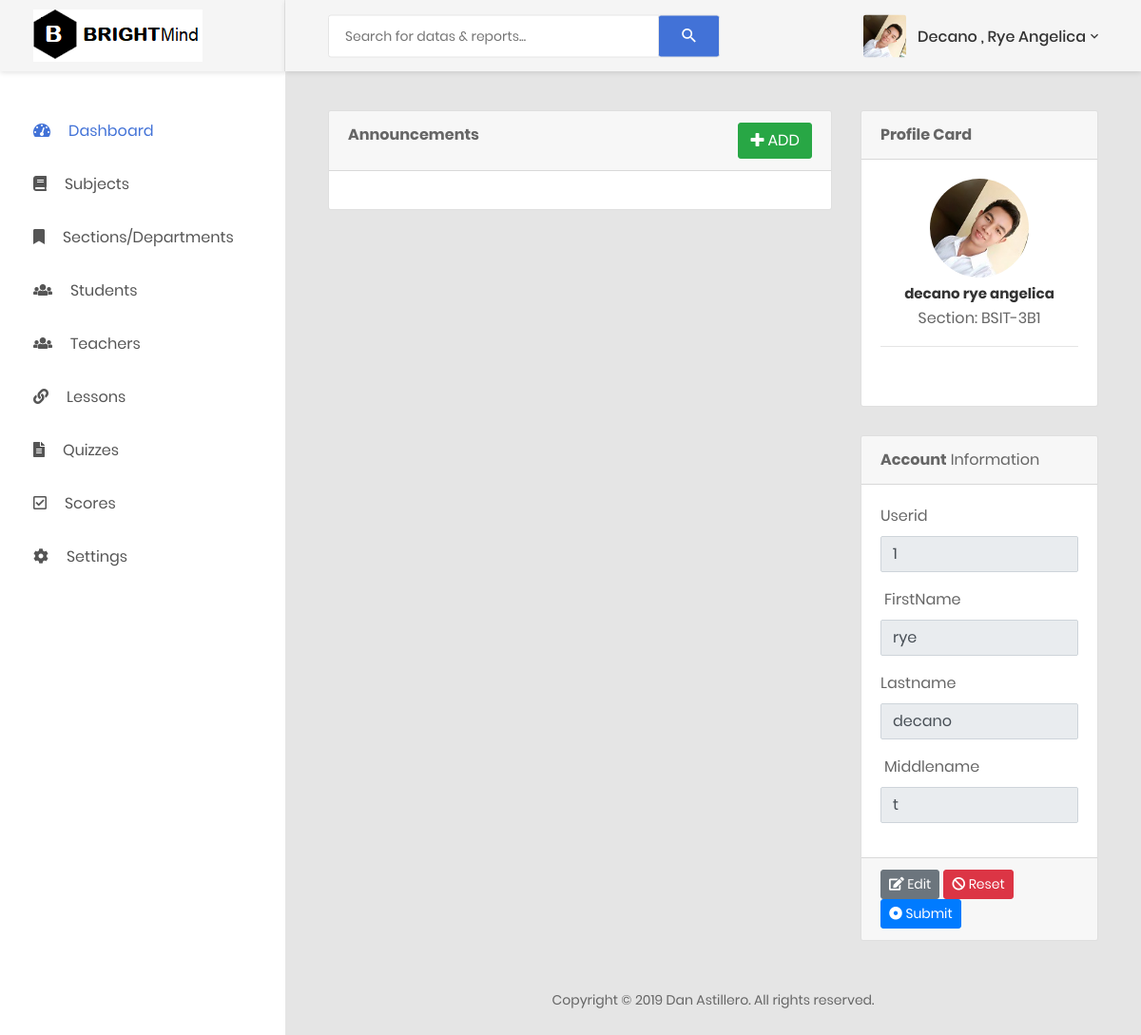
/adminindex.php (signed in), run on an earlier commit of the app's database.
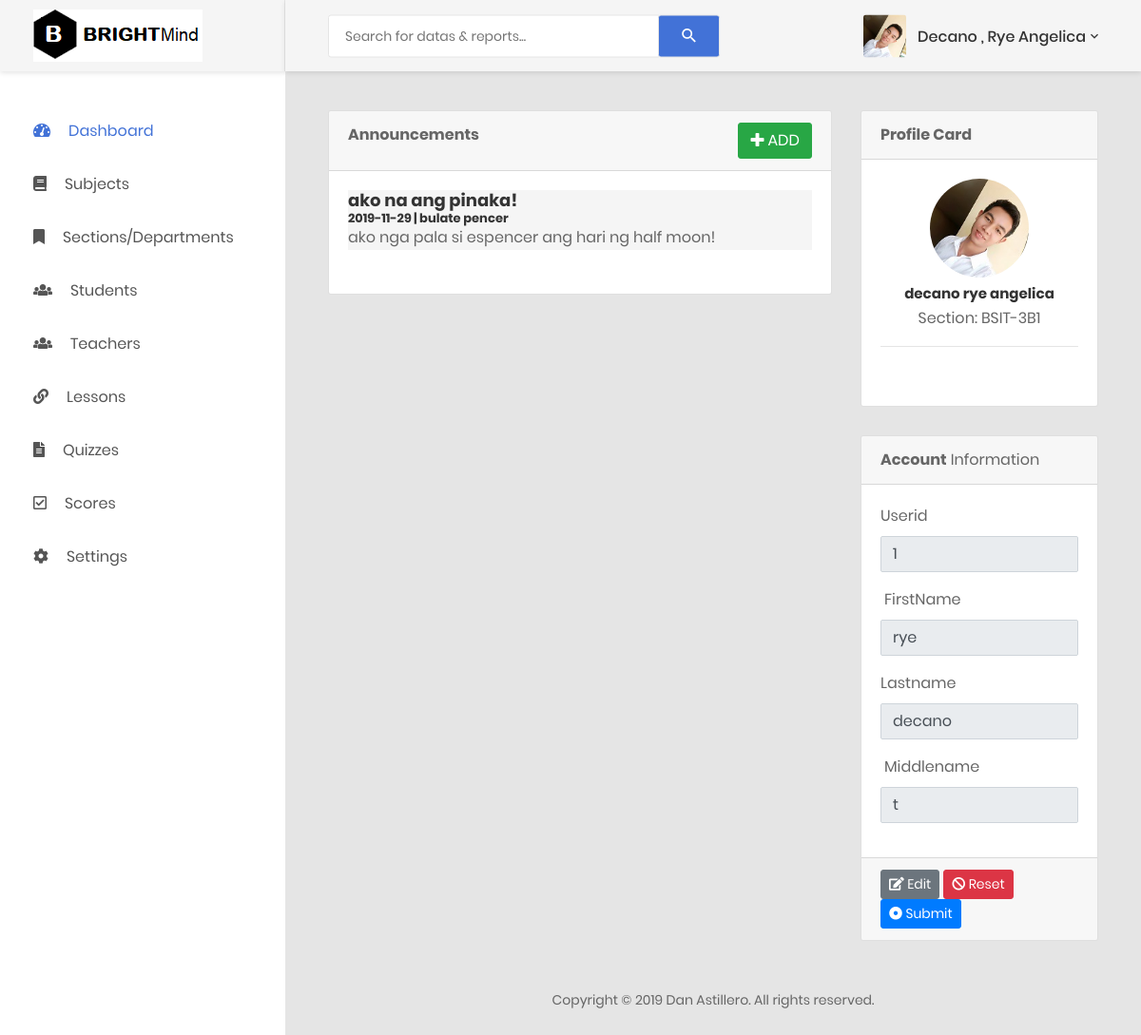
And on a later commit of the database.
### tables this page shows
CREATE TABLE `teacherstbl` (
  `teachersid` int(10) NOT NULL,
  `email` varchar(100) NOT NULL,
  `password` varchar(100) NOT NULL,
  `fname` varchar(100) NOT NULL,
  `lname` varchar(100) NOT NULL,
  `mname` varchar(100) NOT NULL,
  `deptid` int(10) NOT NULL
);

CREATE TABLE `announcementtbl` (
  `announceid` int(10) NOT NULL,
  `antitle` varchar(1000) NOT NULL,
  `andetails` text NOT NULL,
  `dateposted` date NOT NULL,
  `anfrom` varchar(100) NOT NULL,
  `sectionid` int(10) NOT NULL,
  `subjectid` int(10) NOT NULL
);

### adminsession.php (called while the page is built, shortened)
<?php
include('connection.php');
     @$userprofile=@$_SESSION['email'];
     $ASK=" SELECT * FROM `teacherstbl` WHERE email='$userprofile' ";
     $INFO=mysqli_query($con, $ASK);
     $result=mysqli_fetch_assoc($INFO);
     if($userprofile == true){
        $lname=$result['lname'];
        $fname=$result['fname'];
     }
?>

### functions.php (called while the page is built, shortened)
<?php
function teacherid($id){
    include('connection.php');
    $sql="SELECT * FROM teacherstbl WHERE teachersid=".$id;
    $executeQuery=mysqli_query($con,$sql);
    while($result=mysqli_fetch_array($executeQuery)){
        $teachersid=$result['teachersid'];
    }
        return $teachersid;
}
function teachersgetname($id){
    include('connection.php');
    $sql="SELECT * FROM teacherstbl where teachersid=".$id;
    $executeQuery=mysqli_query($con, $sql);
    while($result=mysqli_fetch_array($executeQuery)){
        $ibalik=$result['lname'] ." " .$result['fname'];
    }
    return $ibalik;
}
function teachergetfname($id){
    include('connection.php');
    $sql="SELECT * FROM teacherstbl where teachersid=".$id;
    $executeQuery=mysqli_query($con, $sql);
    while($result=mysqli_fetch_array($executeQuery)){
        $ibalik=$result['fname'];
    }
    return $ibalik;
}
function teachergetlname($id){
    include('connection.php');
    $sql="SELECT * FROM teacherstbl where teachersid=".$id;
    $executeQuery=mysqli_query($con, $sql);
    while($result=mysqli_fetch_array($executeQuery)){
        $ibalik=$result['lname'];
    }
    return $ibalik;
}
function teachergetmname($id){
    include('connection.php');
    $sql="SELECT * FROM teacherstbl where teachersid=".$id;
    $executeQuery=mysqli_query($con, $sql);
    while($result=mysqli_fetch_array($executeQuery)){
        $ibalik=$result['mname'];
    }
    return $ibalik;
}
?>

### adminindex.php (the view, shortened to what this page needs)
<?php
include('connection.php');
include('adminsession.php');
include('functions.php');
?>
<!DOCTYPE html>
<php lang="en">
<head>
    <link href="css/font-face.css" rel="stylesheet" media="all">
    <link href="vendor/font-awesome-4.7/css/font-awesome.min.css" rel="stylesheet" media="all">
    <link href="vendor/font-awesome-5/css/fontawesome-all.min.css" rel="stylesheet" media="all">
    <link href="vendor/mdi-font/css/material-design-iconic-font.min.css" rel="stylesheet" media="all">
    <link href="vendor/bootstrap-4.1/bootstrap.min.css" rel="stylesheet" media="all">
    <link href="vendor/animsition/animsition.min.css" rel="stylesheet" media="all">
    <link href="vendor/bootstrap-progressbar/bootstrap-progressbar-3.3.4.min.css" rel="stylesheet" media="all">
    <link href="vendor/wow/animate.css" rel="stylesheet" media="all">
    <link href="vendor/css-hamburgers/hamburgers.min.css" rel="stylesheet" media="all">
    <link href="vendor/slick/slick.css" rel="stylesheet" media="all">
    <link href="vendor/select2/select2.min.css" rel="stylesheet" media="all">
    <link href="vendor/perfect-scrollbar/perfect-scrollbar.css" rel="stylesheet" media="all">
    <link href="css/theme.css" rel="stylesheet" media="all">
</head>
<body class="animsition">
    <div class="page-wrapper">
        <?php include("adminheadermobileandsidebar.php"); ?>
        <div class="page-container">
            <?php include("adminheader.php"); ?>
            <div class="main-content">
                <div class="section__content section__content--p30">
                    <div class="container-fluid">
                        <div class="row">
                            <div class="col-md-8">
                                <div class="card">
                                    <div class="card-header">
                                        <strong class="card-title mb-3">Announcements</strong>
                                        <button type="button" class="btn btn-success" data-toggle="modal" data-target="#addAnnouncement" style="float: right;">
                                           <i class="fas fa-plus"></i> ADD
                                        </button>
                                    </div>
                                    <div class="card-body">
                                    <?php
                                    $sql="SELECT * FROM announcementtbl ORDER BY dateposted desc  ";
                                    $result=mysqli_query($con, $sql);
                                    if(mysqli_num_rows($result)){
                                    while($row = mysqli_fetch_array($result))
                                    { ?>
                                        <div style="background-color: whitesmoke;">
                                        <h4><?php echo $row['antitle']?><h4>
                                        <h6><?php echo $row['dateposted']?> | <?php echo $row['anfrom']?></h6>
                                        <p><?php echo $row['andetails'] ?></p>
                                        </div>
                                        <br>
                                    <?php }
                                    }
                                 ?>
                                    </div>
                                </div>
                            </div>
                            <div class="col-md-4">
                                <div class="card">
                                    <div class="card-header">
                                        <strong class="card-title mb-3">Profile Card</strong>
                                    </div>
                                    <div class="card-body">
                                        <div class="mx-auto d-block">
                                            <img class="rounded-circle mx-auto d-block" style="width:50%;" src="images/icon/avatar-dan.jpg" alt="Card image cap">
                                            <h5 class="text-sm-center mt-2 mb-1"><?php echo teachersgetname($id);?></h5>
                                            <div class="location text-sm-center">
                                                <i class="fa fa-groups"></i>Section: BSIT-3B1</div>
                                        </div>
                                        <hr>
                                        <div class="card-text text-sm-center">
                                            <a href="#">
                                                <i class="fa fa-facebook pr-1"></i>
                                            </a>
                                            <a href="#">
                                                <i class="fa fa-twitter pr-1"></i>
                                            </a>
                                            <a href="#">
                                                <i class="fa fa-linkedin pr-1"></i>
                                            </a>
                                            <a href="#">
                                                <i class="fa fa-pinterest pr-1"></i>
                                            </a>
                                        </div>
                                    </div>
                                </div>
                                <div class="card">
                                    <div class="card-header">
                                        <strong id="accountinfo">Account</strong> Information
                                    </div>
                                    <div class="card-body card-block">
                                        <form action="" method="post" class="form">
                                            <div class="form-group">
                                                <label for="exampleInputName2" class="pr-1  form-control-label">Userid</label><br>
                                                <input type="text" id="name" placeholder="" required="" value=<?php echo teacherid($id);?> readonly class="form-control">
                                            </div>
                                            <div class="form-group">
                                                <label for="exampleInputEmail2" class="px-1  form-control-label">FirstName</label><br>
                                                <input type="email" id="email" placeholder="" required="" value=<?php echo teachergetfname($id);?> readonly class="form-control">
                                            </div>
                                            <div class="form-group">
                                                <label for="exampleInputName2" class="pr-1  form-control-label">Lastname</label><br>
                                                <input type="text" id="name" placeholder="" required="" value=<?php echo teachergetlname($id);?> readonly class="form-control">
                                            </div>
                                            <div class="form-group">
                                                <label for="exampleInputEmail2" class="px-1  form-control-label">Middlename</label><br>
                                                <input type="email" id="email" placeholder="" required="" value=<?php echo teachergetmname($id);?> readonly class="form-control">
                                            </div>
                                        </form>
                                    </div>
                                    <div class="card-footer">
                                        <button type="edit" class="btn btn-secondary btn-sm">
                                            <i class="fa fa-pencil-square-o"></i> Edit
                                        </button>
                                        <button type="reset" class="btn btn-danger btn-sm">
                                            <i class="fa fa-ban"></i> Reset
                                        </button>
                                        <button type="submit" class="btn btn-primary btn-sm">
                                            <i class="fa fa-dot-circle-o"></i> Submit
                                        </button>
                                    </div>
                                </div>
                            </div>
                        </div>
                    </div>
                </div>
                    <div class="row">
                            <div class="col-md-12">
                                <div class="copyright">
                                    <p>Copyright © 2019 Dan Astillero. All rights reserved.</p>
                                </div>
                            </div>
                        </div>
                    </div>
        </div>
    </div>
</body>
</php>

### adminheadermobileandsidebar.php (shortened to what this page needs)
<aside class="menu-sidebar d-none d-lg-block">
    <div class="logo">
        <a href="#">
            <img src="images/icon/logo.png" alt="Cool Admin" />
        </a>
    </div>
    <div class="menu-sidebar__content js-scrollbar1">
        <nav class="navbar-sidebar">
            <ul class="list-unstyled navbar__list">
                <li class="active has-sub">
                    <a class="js-arrow" href="adminindex.php">
                        <i class="fas fa-tachometer-alt"></i>Dashboard</a>
                </li>
                <li>
                    <a href="adminsubjects.php">
                        <i class="fas fa-book"></i>Subjects</a>
                </li>
                <li>
                    <a href="adminsections.php">
                        <i class="fas  fa-bookmark"></i>Sections/Departments</a>
                </li>
                <li>
                    <a href="adminstudents.php">
                        <i class="fas fa-group"></i>Students</a>
                </li>
                <li>
                    <a href="adminteachers.php">
                        <i class="fas fa-group"></i>Teachers</a>
                </li>
                <li>
                    <a href="adminlessons.php">
                        <i class="fas fa-link"></i>Lessons</a>
                </li>
                <li>
                    <a href="adminquizzes.php">
                        <i class="fas fa-file-text"></i>Quizzes</a>
                </li>
                <li>
                    <a href="adminscores.php">
                        <i class="far fa-check-square"></i>Scores</a>
                </li>
                <li>
                    <a href="adminsettings.php">
                        <i class="fas fa-gear"></i>Settings</a>
                </li>
            </ul>
        </nav>
    </div>
</aside>

### adminheader.php (shortened to what this page needs)
<?php
include('connection.php');
include('adminsession.php');
?>
            <header class="header-desktop">
                <div class="section__content section__content--p30">
                    <div class="container-fluid">
                        <div class="header-wrap">
                            <form class="form-header" action="" method="POST">
                                <input class="au-input au-input--xl" type="text" name="search" placeholder="Search for datas &amp; reports..." />
                                <button class="au-btn--submit" type="submit">
                                    <i class="zmdi zmdi-search"></i>
                                </button>
                            </form>
                            <div class="header-button">
                                <div class="account-wrap">
                                    <div class="account-item clearfix js-item-menu">
                                        <div class="image">
                                            <img src="images/icon/avatar-dan.jpg" alt="profile" />
                                        </div>
                                        <div class="content">
                                            <a class="js-acc-btn" href="#"><?php echo $lname." , ".$fname?></a>
                                        </div>
                                    </div>
                                </div>
                            </div>
                        </div>
                    </div>
                </div>
            </header>

What changed in the data, as far as the page shows it:
added announcementtbl: antitle "ako na ang pinaka!", dateposted "2019-11-29", anfrom "bulate pencer", andetails "ako nga pala si espencer ang hari ng half moon!"
